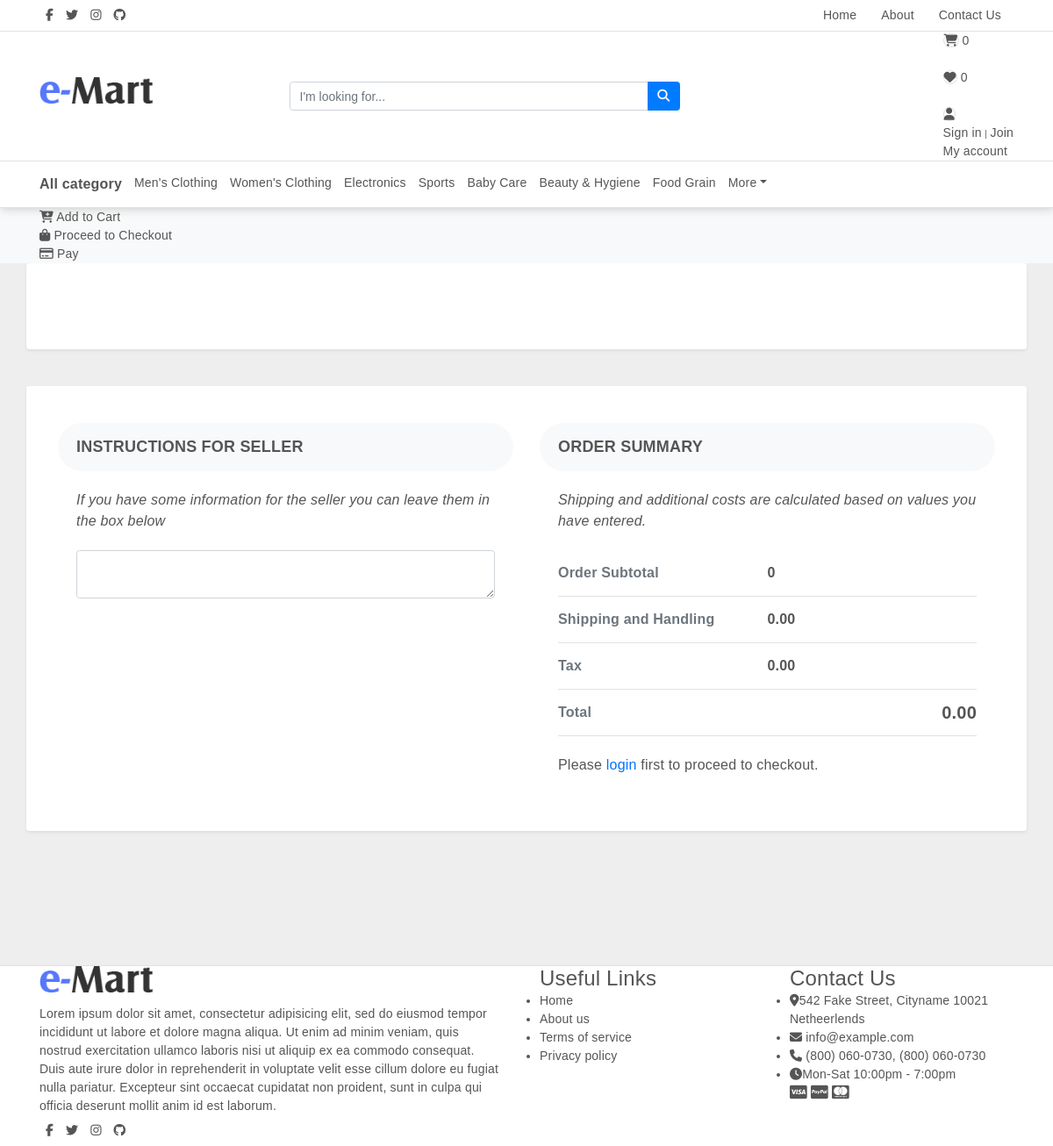
The app's page /cart.php with its own data.
### tables this page shows
CREATE TABLE `social` (
  `id` int(11) NOT NULL,
  `userid` int(11) NOT NULL,
  `social` varchar(255) NOT NULL,
  `link` varchar(255) NOT NULL,
  `date_added` timestamp NOT NULL DEFAULT current_timestamp()
);

CREATE TABLE `category` (
  `id` int(11) NOT NULL,
  `name` varchar(255) DEFAULT NULL,
  `type` varchar(255) NOT NULL DEFAULT 'parent',
  `deleted` int(11) NOT NULL,
  `isactive` int(11) DEFAULT 1
);

CREATE TABLE `settings` (
  `id` int(11) NOT NULL,
  `logo` varchar(255) NOT NULL,
  `userid` int(11) NOT NULL,
  `terms` text DEFAULT NULL,
  `privacy` text DEFAULT NULL,
  `contact` text DEFAULT NULL,
  `about` text DEFAULT NULL,
  `overview` text DEFAULT NULL
);

### model.php (called while the page is built, shortened)
<?php
class Model {
	public $db;
	public function __construct(){
		require_once "config.php";
		$this->db = $db;
	}
	public function getAllSocialMedia(){
		$sql = "
			select *
			from social
		";
		return $this->db->query($sql)->fetchAll();
	}
	public function updateStoreListener(){
		return $this;
	}
	public function getAdminSetting($public=false){
		$where = ($public) ? "" : "where userid = ".$_SESSION['id'];
		$sql = "
			SELECT *
			FROM settings
			$where
			LIMIT 1
		";
		return $this->db->query($sql)->fetch();
	}
	public function getAllActiveCategories(){
		$sql = "
			SELECT *
			FROM category
			WHERE isactive = 1
		";
		return $this->db->query($sql)->fetchAll();
	}
}

### headnew.php (the view, shortened to what this page needs)
<header class="section-header">
      <section class="header-top-light border-bottom">
        <div class="container">
          <nav class="d-flex flex-column flex-md-row">
            <?php
                  $social = $model->getAllSocialMedia();
                ?>
            <ul class="nav mr-auto d-none d-md-flex">
              <?php foreach($social as $idx => $s): ?>
                <li><a href="<?= $s['link'];?>" class="nav-link px-2"> <i class="fa fa-<?= $s['social'];?>"></i> </a></li>
                  <?php endforeach ?>
            </ul>
            <ul class="nav">
              <li class="nav-item"><a href="index.php" class="nav-link"> Home </a></li>
          <li class="nav-item"><a href="footer.php?page=about" class="nav-link"> About </a></li>
          <li class="nav-item"><a href="footer.php?page=contact" class="nav-link"> Contact Us </a></li>
            </ul>
          </nav>
        </div>
      </section>
      <section class="header-main border-bottom">
        <div class="container">
        <div class="row align-items-center">
          <div class="col-lg-3 col-sm-4 col-12">
          <a href="index.php" class="brand-wrap">
            <figure id="logo"></figure>
          </a>
          </div>
          <div class="col-lg-4 col-xl-5 col-sm-8 col-12">
            <form method="post" action="filtered.php" class="search">
              <div class="input-group w-100">
                  <input type="text" class="form-control" style="width:55%;" name="search" placeholder="I&#39;m looking for...">
                  <div class="input-group-append">
                    <button class="btn btn-primary" type="submit">
                      <i class="fa fa-search"></i>
                    </button>
                  </div>
                </div>
            </form>
          </div>
          <div class="col-lg-5 col-xl-4 col-sm-12">
            <div class="widgets-wrap float-md-right">
              <a href="cart.php" class="widget-header mr-2">
                <div class="icon">
                  <i class="icon-sm rounded-circle border fa fa-shopping-cart"></i>
                  <span class="notify" id="count">0</span>
                </div>
              </a>
              <?php
                $wishlist = 0;
              ?>
              <a href="wishlist.php" class="widget-header mr-2">
                <div class="icon">
                  <i class="icon-sm rounded-circle border fa fa-heart"></i>
                  <span class="notify" id="wishListcount"><?= $wishlist; ?></span>
                </div>
              </a>
              <div class="widget-header dropdown">
                <a href="#" data-toggle="dropdown" data-offset="20,10">
                  <div class="icontext">
                    <?php
                                        $url = "./userdashboard.php";
                                    ?>
                                    <?php if(isset($_SESSION['id'])): ?>
                    <a href="<?= $url;?>">
                      <div class="icon">
                      <i class="icon-sm rounded-circle border fa fa-user"></i>
                    </div>
                    </a>
                                      <?php else : ?>
                    <a href="login.php">
                      <div class="icon">
                      <i class="icon-sm rounded-circle border fa fa-user"></i>
                    </div>
                    </a>
                                      <?php endif ?>
                    <div class="text">
                       <?php if(isset($_SESSION['id'])): ?>
                        <small class="text-muted"> <a href="logout.php">Logout</a></small>
                        <a href="<?= $url;?>"><div>My account</div></a>
                                      <?php else : ?>
                                        <small class="text-muted"><a href="login.php">Sign in</a> | <a href="signup.php">Join</a></small>
                        <a href="login.php"><div>My account</div></a>
                                      <?php endif ?>
                    </div>
                  </div>
                </a>
              </div>
            </div>
          </div>
        </div>
        </div>
      </section>
      <nav class="navbar navbar-main navbar-expand-lg border-bottom">
        <div class="container">
          <div class="collapse navbar-collapse" id="main_nav5">
            <?php
                $categories = $model->getAllActiveCategories();
            ?>
            <ul class="navbar-nav">
              <li class="nav-item">
                <a class="nav-link pl-0" href="#"> <strong>All category</strong></a>
              </li>
              <?php foreach($categories as $idx => $c): ?>
                <?php if($idx <7): ?>
                  <li class="nav-item">
                    <a class="nav-link" href="filtered.php?category=<?= $c['id'];?>"><?= $c['name'];?></a>
                  </li>
              <?php endif ?>
              <?php endforeach ?>
              <li class="nav-item dropdown">
                <a class="nav-link dropdown-toggle" href="http://example.com" data-toggle="dropdown" aria-haspopup="true" aria-expanded="false">More</a>
              </li>
            </ul>
          </div>
        </div>
      </nav>
    </header>

### newfooter.php (shortened to what this page needs)
<footer class="section-footer border-top">
    <div class="container">
        <section class="footer-top padding-y">
            <div class="row">
                 <?php
                    $setting = $model->getAdminSetting(true);
                ?>
                <aside class="col-sm-6">
                    <article class="mr-3">
                        <figure id="logo" class="logo-footer"></figure>
                        <p class="mt-3"><?= ($setting) ? $setting['overview'] : ''; ?></p>
                        <div>
                            <?php
                              $social = $model->getAllSocialMedia();
                            ?>
                          <ul class="nav mr-auto d-none d-md-flex">
                            <?php foreach($social as $idx => $s): ?>
                                <li><a href="<?= $s['link'];?>" class="nav-link px-2"> <i class="fa fa-<?= $s['social'];?>"></i> </a></li>
                              <?php endforeach ?>
                          </ul>
                        </div>
                    </article>
                </aside>
                <aside class="col-sm-3">
                    <h4 style="padding:0;">Useful Links</h4>
                    <ul style="padding:0;">
                      <li><i class="bx bx-chevron-right"></i> <a href="index.php">Home</a></li>
                      <li><i class="bx bx-chevron-right"></i> <a href="footer.php?page=about" target="_blank">About us</a></li>
                      <li><i class="bx bx-chevron-right"></i> <a href="footer.php?page=terms" target="_blank">Terms of service</a></li>
                      <li><i class="bx bx-chevron-right"></i> <a href="footer.php?page=privacy" target="_blank">Privacy policy</a></li>
                    </ul>
                </aside>
                <aside class="col-sm-3">
                    <h4>Contact Us</h4>
                    <?= ($setting) ? $setting['contact'] : ''; ?>
                    <div class="text-md-left tesxt-muted">
                            </div>
                </aside>
            </div>
        </section>
    </div>
</footer>

### headcart.php (style rules this page uses)
header { box-shadow: 1px 1px 10px #c9c9c9; }
footer { background: white; }

### headnew.php (style rules this page uses)
#logo { background: url(./images/logo.png) no-repeat; background-size: contain; width: auto; height: 30px; }
body { background: #f8f9fa; }
header { background: white; }

### cart.php (style rules this page uses)
b,strong { font-size: 16px; }

### records on screen
category: name "Men's Clothing"
category: name "Women's Clothing"
category: name "Electronics"
category: name "Sports"
category: name "Baby Care"
category: name "Beauty & Hygiene"
category: name "Food Grain"
settings: overview "Lorem ipsum dolor sit amet, consectetur adipisicing elit, sed do eiusmod tempor incididunt ut labore et dolore magna aliqua. Ut enim ad minim veniam, quis nostrud exercitation ullamco laboris nisi ut aliquip ex ea commodo consequat. Duis aute irure dolor in reprehenderit in voluptate velit esse cillum dolore eu fugiat nulla pariatur. Excepteur sint occaecat cupidatat non proident, sunt in culpa qui officia deserunt mollit anim id est laborum.", contact "542 Fake Street, Cityname 10021 Netheerlends info@example.com (800) 060-0730, (800) 060-0730 Mon-Sat 10:00pm - 7:00pm"

### other values on screen
$wishlist "0"
